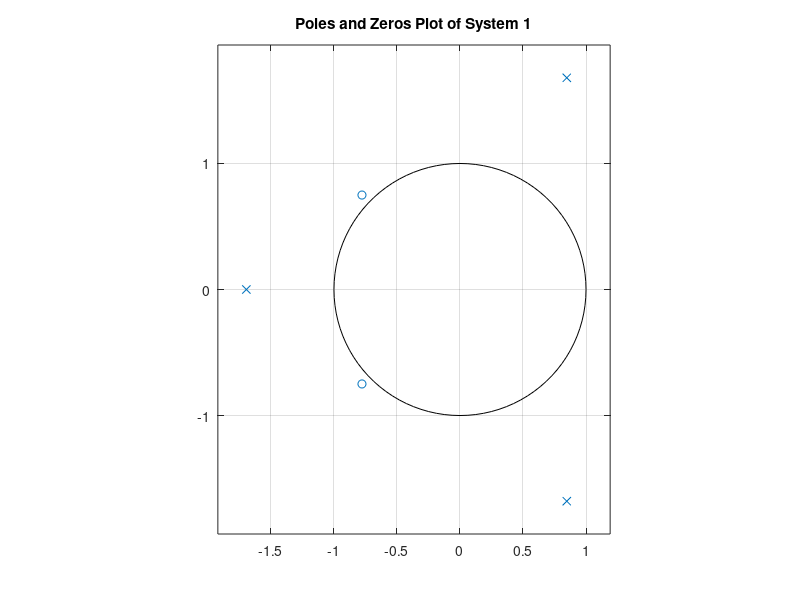
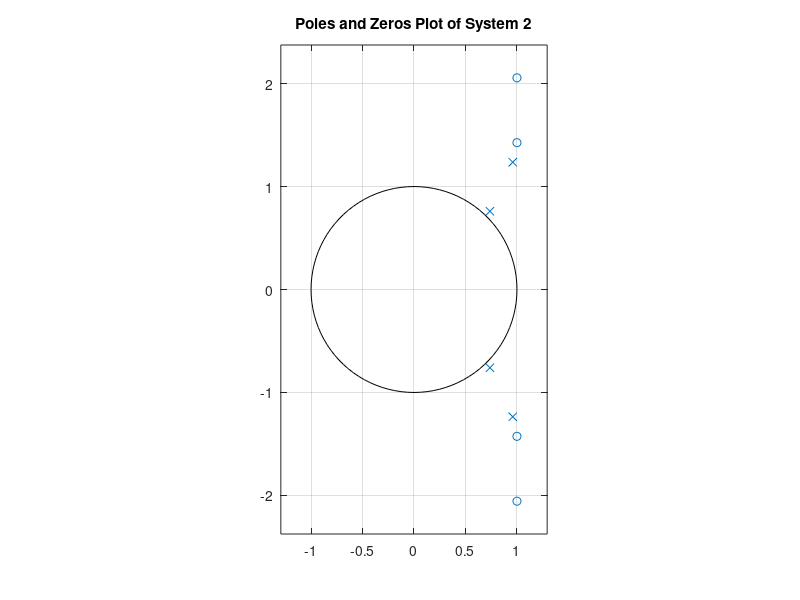
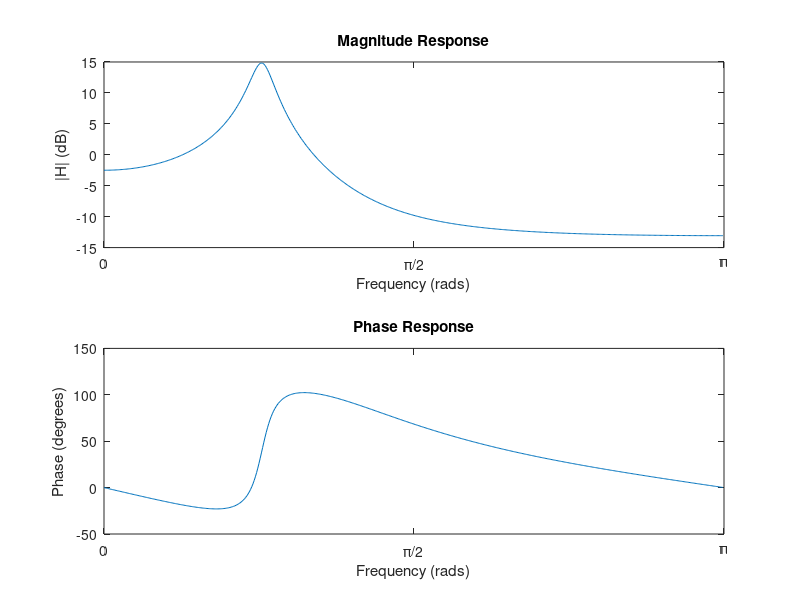

These figures' MATLAB source, in order:
% Layth Yassin                      Hw#6                        ECE-210-B
clc; clear; close all;

%% 1. 
% part a
b1 = [0 (3/7) (2/3) (1/2)];
a1 = [(1/2) 0 (1/3) 3];

% part b
figure;
zplane(b1, a1); % has zero at infinity
title("Poles and Zeros Plot of System 1"); 
% ROC I: |z| < 1.69, causal: No, stable: Yes
% ROC II: 1.69 < |z| < 1.88, causal: No, stable: No
% ROC III: 1.88 < |z| <= infinity, causal: Yes, stable: no

% part c
[z1, p1, k1] = tf2zp(b1, a1); % computes the zeros, poles and gain of the
% system. These zeros and poles match what I saw in the plot

% part d
[h, t] = impz(b1, a1, 32); % computes first 32 samples of impulse 
% response of transfer function

% part e
n1 = (0:63);
x1 = (-5/6).^n1;
% i.
y1 = filter(b1, a1, x1);
% ii.
y2 = conv(x1, h);
y2 = y2(1:64);

%% 2.
% part a
k2 = 0.0863;
z2 = [(1+1i*2.056); (1-1i*2.056); (1+1i*1.4261); (1-1i*1.4261)];
p2 = [(0.7375+1i*0.7601); (0.7375-1i*0.7601); (0.9589+1i*1.2360); ...
     (0.9589-1i*1.2360)];
[b2, a2] = zp2tf(z2, p2, k2);

% part b
figure;
zplane(b2, a2);
title("Poles and Zeros Plot of System 2");

% part c
[H, w] = freqz(b2, a2);

% part d
Hdb = 20 * log10(abs(H)); % conversion of magnitude gain to decibels

figure;
subplot(2,1,1);
plot(w, Hdb);
xlabel("Frequency (rads)");
ylabel("|H| (dB)");
xlim([0 pi]);
xticks([0 pi/2 pi]);
xticklabels({'0', '\pi/2', '\pi'});
title("Magnitude Response");

Hph = rad2deg(unwrap(angle(H))); % phase of H
subplot(2,1,2);
plot(w,Hph);
xlabel("Frequency (rads)");
ylabel("Phase (degrees)");
xlim([0 pi]);
xticks([0 pi/2 pi]);
xticklabels({'0', '\pi/2', '\pi'});
title("Phase Response");

% part e
% It is a band-pass filter. We can also tell from the pole-zero plot since
% there are poles that are symmetric over the real axis
